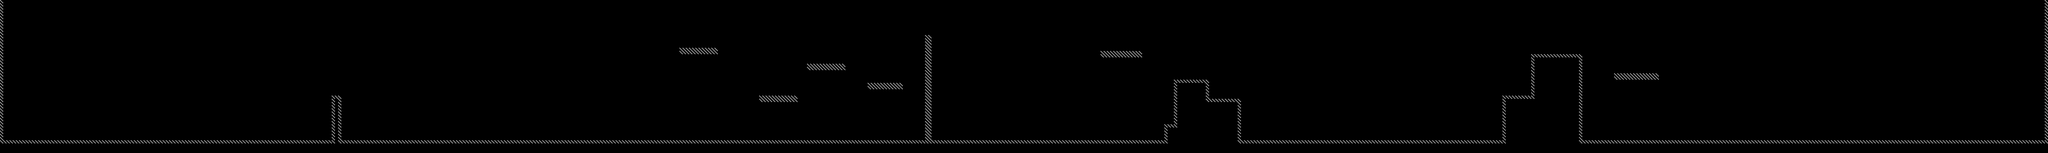

A level layout from a 2D game, rendered from its tile map. Below: a short description, then the map file with tile-grid data replaced by summaries:
An orthogonal 642x48 tile map with 10x10 px tiles, 1 tile layer (Tile Layer 1), 3 tilesets.

<map version="1.0" orientation="orthogonal" renderorder="right-down" width="642" height="48" tilewidth="10" tileheight="10" nextobjectid="14">
 <tileset firstgid="1" name="debug10x10" tilewidth="10" tileheight="10" tilecount="1" columns="1">
  <image source="../assets/graphics/debug/tile10x10.gif" width="10" height="10" />
 </tileset>
 <tileset firstgid="2" name="box" tilewidth="40" tileheight="40" tilecount="0" columns="0">
  <image source="../assets/graphics/debug/tile10x10.gif" width="10" height="10" />
 </tileset>
 <tileset firstgid="2" name="debug_door" tilewidth="50" tileheight="80" tilecount="6" columns="6">
  <image source="../assets/graphics/debug/door.gif" width="300" height="80" />
 </tileset>
 <layer name="Tile Layer 1" width="642" height="48">
  <data>[30816 cells, 1064 non-empty, 1 distinct tile ids]</data>
 </layer>
</map>
